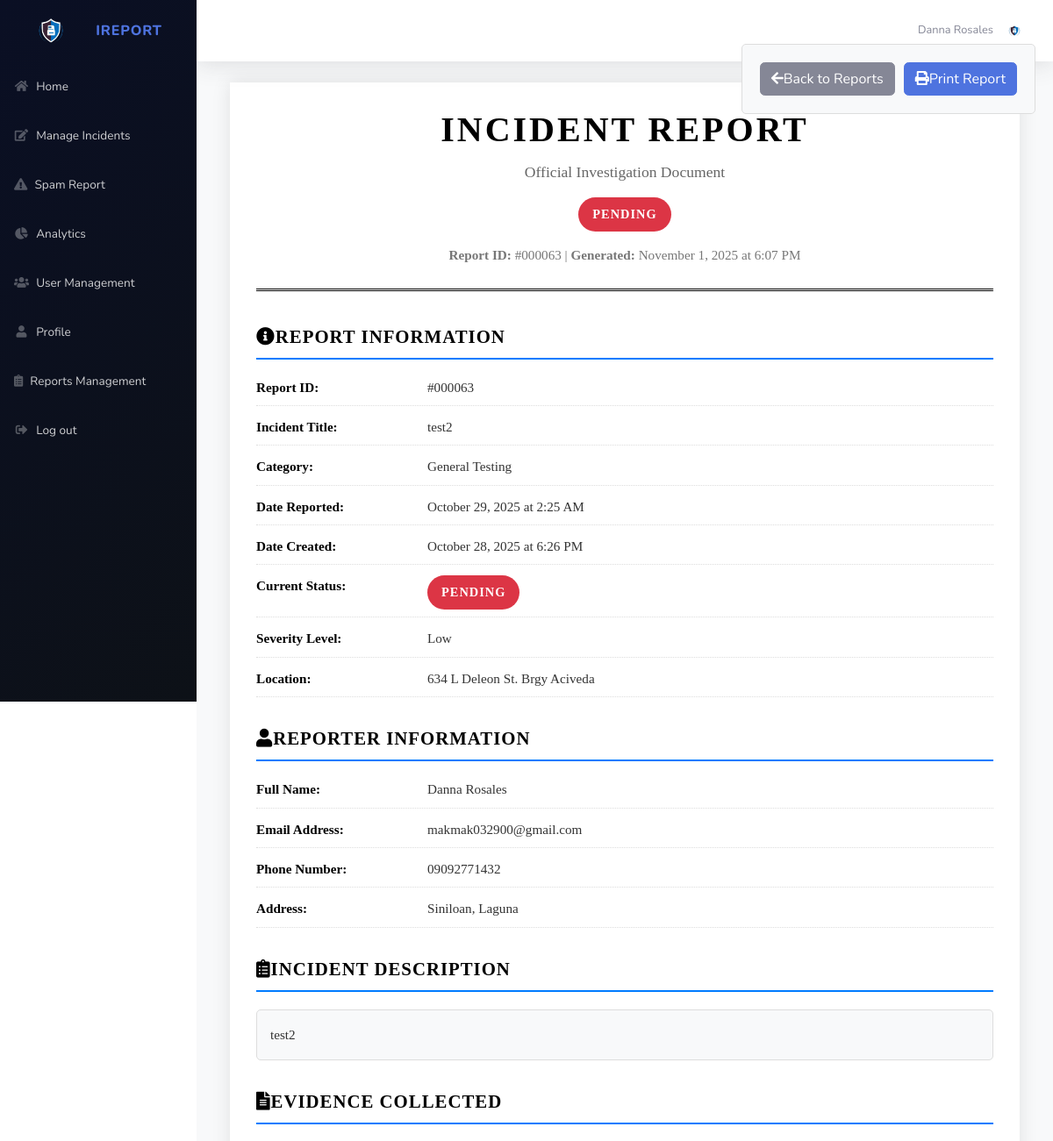
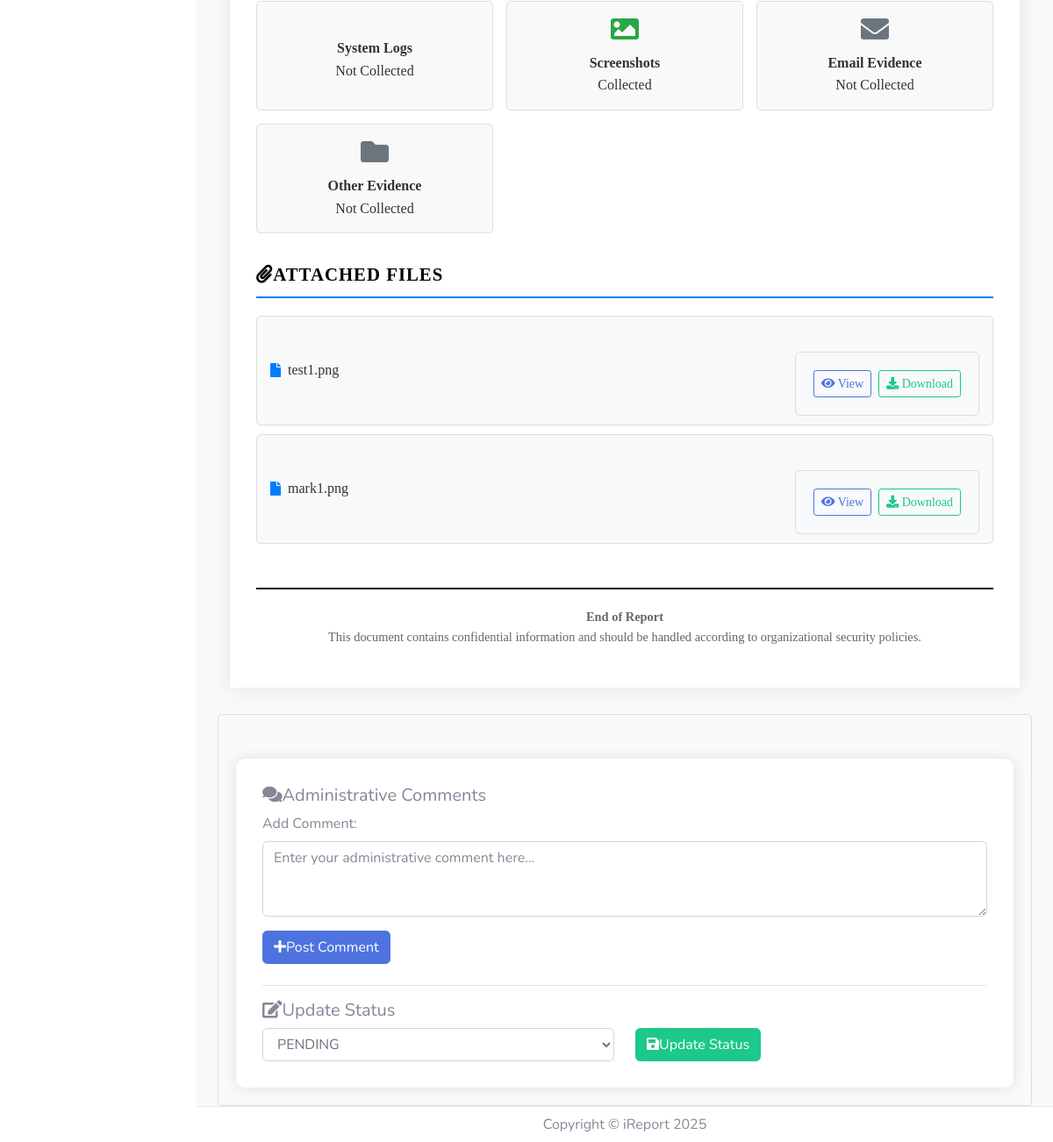
The app's page /admin/spam/view.php?id=63 (signed in) with its own data (2 pictures, top to bottom).
### tables this page shows
CREATE TABLE `spam` (
  `id` int(11) NOT NULL,
  `title` varchar(255) NOT NULL,
  `category` varchar(100) NOT NULL,
  `date` datetime NOT NULL,
  `description` text NOT NULL,
  `system_affected` varchar(255) DEFAULT NULL,
  `location` varchar(255) DEFAULT NULL,
  `severity_level` varchar(50) NOT NULL,
  `full_name` varchar(255) NOT NULL,
  `address` varchar(255) DEFAULT NULL,
  `department` varchar(100) DEFAULT NULL,
  `email` varchar(150) NOT NULL,
  `phone` varchar(50) DEFAULT NULL,
  `systems_affected` text DEFAULT NULL,
  `estimated_impact` varchar(100) DEFAULT NULL,
  `critical_infra` enum('yes','no') DEFAULT NULL,
  `observed_impact` text DEFAULT NULL,
  `actions_taken` text DEFAULT NULL,
  `incident_contained` enum('yes','no') DEFAULT NULL,
  `notified` varchar(255) DEFAULT NULL,
  `evidence_logs` tinyint(1) DEFAULT 0,
  `evidence_screenshots` tinyint(1) DEFAULT 0,
  `evidence_email` tinyint(1) DEFAULT 0,
  `evidence_other` tinyint(1) DEFAULT 0,
  `additional_info` text DEFAULT NULL,
  `created_at` timestamp NOT NULL DEFAULT current_timestamp(),
  `status` varchar(255) DEFAULT 'PENDING',
  `user_id` int(11) DEFAULT NULL,
  `suggestion` text DEFAULT NULL
);

CREATE TABLE `attachment` (
  `id` int(11) NOT NULL,
  `incident_id` varchar(255) DEFAULT NULL,
  `attachment` varchar(255) DEFAULT NULL,
  `filename` varchar(255) DEFAULT NULL
);

### loginverification.php (called while the page is built, shortened)
<?php
function logged_in(){
    if(isset($_SESSION['user_id']) && !empty($_SESSION['user_id'])){
        return true;
    } else {
        return false;
    }
}
function get_logged_user(){
    return [
        'user_id' => $_SESSION['user_id'],
        'name' => $_SESSION['name'] ?? 'Unknown',
        'email' => $_SESSION['email'] ?? '',
        'role' => $_SESSION['role'] ?? 'user',
        'image' => $_SESSION['image'] ?? null
    ];
}
?>

### admin/spam/view.php (the view, shortened to what this page needs)
<?php
include('../../connectMySql.php');
include '../../loginverification.php';
if(logged_in()){
$id = $_GET['id'];
$status = "";
$query = "SELECT a.* FROM spam a
WHERE a.id = '".$id."'";
$result = $conn->query($query);
while ($row = $result->fetch_assoc()) {
$status = $row['status'];
}
$query = "SELECT a.* FROM spam a
WHERE a.id = '".$id."'";
$result = $conn->query($query);
$incident_data = [];
while ($row = $result->fetch_assoc()) {
$incident_data = $row;
$status = $row['status'];
}
?>
<!DOCTYPE html>
<html lang="en">
<head>
    <link rel="stylesheet" href="https://cdnjs.cloudflare.com/ajax/libs/font-awesome/5.15.4/css/all.min.css" />
    <link href="../../css/sb-admin-2.min.css" rel="stylesheet">
    <link rel="stylesheet" href="https://cdn.datatables.net/1.13.8/css/dataTables.bootstrap4.min.css" />
</head>
<body id="page-top">
    <div id="wrapper">
       <?php include'../sidebar.php';?>
        <div id="content-wrapper" class="d-flex flex-column">
            <div id="content">
               <?php include'../nav.php';?>
                <div class="container-fluid">
                    <div class="control-buttons no-print">
                        <a href="index.php" class="btn btn-secondary">
                            <i class="fas fa-arrow-left me-2"></i>Back to Reports
                        </a>
                        <button onclick="window.print()" class="btn btn-primary">
                            <i class="fas fa-print me-2"></i>Print Report
                        </button>
                    </div>
                    <div class="document-container">
                        <div class="document-header">
                            <h1 class="document-title">INCIDENT REPORT</h1>
                            <div class="document-subtitle">Official Investigation Document</div>
                            <div class="status-badge status-<?= strtolower($status) ?>"><?= $status ?></div>
                            <div class="report-meta">
                                <strong>Report ID:</strong> #<?= str_pad($id, 6, '0', STR_PAD_LEFT) ?> |
                                <strong>Generated:</strong> <?= date('F j, Y \a\t g:i A') ?>
                            </div>
                        </div>
                        <div class="section-header">
                            <i class="fas fa-info-circle me-2"></i>Report Information
                        </div>
                        <div class="field-row">
                            <div class="field-label">Report ID:</div>
                            <div class="field-value">#<?= str_pad($id, 6, '0', STR_PAD_LEFT) ?></div>
                        </div>
                        <div class="field-row">
                            <div class="field-label">Incident Title:</div>
                            <div class="field-value"><?= htmlspecialchars($incident_data['title']) ?></div>
                        </div>
                        <div class="field-row">
                            <div class="field-label">Category:</div>
                            <div class="field-value"><?= htmlspecialchars($incident_data['category']) ?></div>
                        </div>
                        <div class="field-row">
                            <div class="field-label">Date Reported:</div>
                            <div class="field-value"><?= date('F j, Y \a\t g:i A', strtotime($incident_data['date'])) ?></div>
                        </div>
                        <div class="field-row">
                            <div class="field-label">Date Created:</div>
                            <div class="field-value"><?= date('F j, Y \a\t g:i A', strtotime($incident_data['created_at'])) ?></div>
                        </div>
                        <div class="field-row">
                            <div class="field-label">Current Status:</div>
                            <div class="field-value">
                                <span class="status-badge status-<?= strtolower($status) ?>"><?= $status ?></span>
                            </div>
                        </div>
                        <div class="field-row">
                            <div class="field-label">Severity Level:</div>
                            <div class="field-value"><?= htmlspecialchars($incident_data['severity_level']) ?></div>
                        </div>
                        <?php if (!empty($incident_data['location'])): ?>
                        <div class="field-row">
                            <div class="field-label">Location:</div>
                            <div class="field-value"><?= htmlspecialchars($incident_data['location']) ?></div>
                        </div>
                        <?php endif; ?>
                        <div class="section-header">
                            <i class="fas fa-user me-2"></i>Reporter Information
                        </div>
                        <div class="field-row">
                            <div class="field-label">Full Name:</div>
                            <div class="field-value"><?= htmlspecialchars($incident_data['full_name']) ?></div>
                        </div>
                        <div class="field-row">
                            <div class="field-label">Email Address:</div>
                            <div class="field-value"><?= htmlspecialchars($incident_data['email']) ?></div>
                        </div>
                        <?php if (!empty($incident_data['phone'])): ?>
                        <div class="field-row">
                            <div class="field-label">Phone Number:</div>
                            <div class="field-value"><?= htmlspecialchars($incident_data['phone']) ?></div>
                        </div>
                        <?php endif; ?>
                        <?php if (!empty($incident_data['address'])): ?>
                        <div class="field-row">
                            <div class="field-label">Address:</div>
                            <div class="field-value"><?= htmlspecialchars($incident_data['address']) ?></div>
                        </div>
                        <?php endif; ?>
                        <div class="section-header">
                            <i class="fas fa-clipboard-list me-2"></i>Incident Description
                        </div>
                        <div class="description-box">
                            <?= nl2br(htmlspecialchars($incident_data['description'])) ?>
                        </div>
                        <div class="section-header">
                            <i class="fas fa-file-alt me-2"></i>Evidence Collected
                        </div>
                        <div class="evidence-grid">
                            <div class="evidence-item">
                                <div><strong>System Logs</strong></div>
                                <div><?= $incident_data['evidence_logs'] ? 'Collected' : 'Not Collected' ?></div>
                            </div>
                            <div class="evidence-item">
                                <i class="fas fa-image <?= $incident_data['evidence_screenshots'] ? 'evidence-yes' : 'evidence-no' ?>"></i>
                                <div><strong>Screenshots</strong></div>
                                <div><?= $incident_data['evidence_screenshots'] ? 'Collected' : 'Not Collected' ?></div>
                            </div>
                            <div class="evidence-item">
                                <i class="fas fa-envelope <?= $incident_data['evidence_email'] ? 'evidence-yes' : 'evidence-no' ?>"></i>
                                <div><strong>Email Evidence</strong></div>
                                <div><?= $incident_data['evidence_email'] ? 'Collected' : 'Not Collected' ?></div>
                            </div>
                            <div class="evidence-item">
                                <i class="fas fa-folder <?= $incident_data['evidence_other'] ? 'evidence-yes' : 'evidence-no' ?>"></i>
                                <div><strong>Other Evidence</strong></div>
                                <div><?= $incident_data['evidence_other'] ? 'Collected' : 'Not Collected' ?></div>
                            </div>
                        </div>
                        <?php
                        $query = "SELECT * FROM attachment WHERE incident_id = '".$id."'";
                        $result = $conn->query($query);
                        if ($result->num_rows > 0):
                        ?>
                        <div class="section-header">
                            <i class="fas fa-paperclip me-2"></i>Attached Files
                        </div>
                        <ul class="attachment-list">
                            <?php
                            while ($row = $result->fetch_assoc()) {
                                $file_extension = pathinfo($row['filename'], PATHINFO_EXTENSION);
                                $is_image = in_array(strtolower($file_extension), ['jpg', 'jpeg', 'png', 'gif', 'bmp', 'webp']);
                                echo '<li class="attachment-item">
                                        <div class="file-info">
                                            <i class="fas fa-file me-2"></i>
                                            <span>'.htmlspecialchars($row['filename']).'</span>
                                        </div>
                                        <div class="file-actions no-print">
                                            <button class="btn btn-sm btn-outline-primary" onclick="viewAttachment(\''.htmlspecialchars($row['attachment']).'\', \''.htmlspecialchars($row['filename']).'\', '.($is_image ? 'true' : 'false').')">
                                                <i class="fas fa-eye"></i> View
                                            </button>
                                            <a href="'.htmlspecialchars($row['attachment']).'" download="'.htmlspecialchars($row['filename']).'" class="btn btn-sm btn-outline-success">
                                                <i class="fas fa-download"></i> Download
                                            </a>
                                        </div>
                                    </li>';
                            }
                            ?>
                        </ul>
                        <?php endif; ?>
                        <div style="margin-top: 50px; border-top: 2px solid #000; padding-top: 20px; text-align: center;">
                            <p style="font-size: 0.9rem; color: #666;">
                                <strong>End of Report</strong><br>
                                This document contains confidential information and should be handled according to organizational security policies.
                            </p>
                        </div>
                    </div>
                    <div class="no-print">
                        <div style="background: white; padding: 30px; margin-top: 30px; border-radius: 10px; box-shadow: 0 0 15px rgba(0,0,0,0.1);">
                            <h5><i class="fas fa-comments me-2"></i>Administrative Comments</h5>
                            <form method="post" class="mb-4">
                                <div class="mb-3">
                                    <label for="commentInput" class="form-label">Add Comment:</label>
                                    <textarea class="form-control" name="comment" id="commentInput" rows="3" placeholder="Enter your administrative comment here..."></textarea>
                                </div>
                                <button type="submit" name="btn_comment" class="btn btn-primary">
                                    <i class="fas fa-plus me-2"></i>Post Comment
                                </button>
                            </form>
                            <hr>
                            <form method="post">
                                <h5><i class="fas fa-edit me-2"></i>Update Status</h5>
                                <div class="row">
                                    <div class="col-md-6">
                                        <select class="form-control" id="status" name="status" required>
                                            <option value="PENDING" <?= ($status == 'PENDING') ? 'selected' : '' ?>>PENDING</option>
                                        </select>
                                    </div>
                                    <div class="col-md-6">
                                        <button name="btn_save" type="submit" class="btn btn-success">
                                            <i class="fas fa-save me-2"></i>Update Status
                                        </button>
                                    </div>
                                </div>
                            </form>
                        </div>
                    </div>            </div>
        </div>
            <?php include'../footer.php';?>
    </div>
</body>
</html>
<?php
}
else
{
    header('location:../../index.php');
}

### admin/nav.php (shortened to what this page needs)
<nav class="navbar navbar-expand navbar-light bg-white topbar mb-4 static-top shadow">
    <ul class="navbar-nav ml-auto">
        <li class="nav-item dropdown no-arrow">
            <a class="nav-link dropdown-toggle" href="#" id="userDropdown" role="button"
                data-toggle="dropdown" aria-haspopup="true" aria-expanded="false">
                <span class="mr-2 d-none d-lg-inline text-gray-600 small">
                    <?php
                    $current_admin = get_logged_user();
                    echo htmlspecialchars($current_admin ? $current_admin['name'] : 'Admin');
                    ?>
                </span>
                <img class="img-profile rounded-circle"
                    src="../../img/logo1.png">
            </a>
        </li>
    </ul>
</nav>

### records on screen
spam: full_name "Danna Rosales", status "PENDING", title "test2", category "General Testing", date "October 29, 2025 at 2:25 AM", created_at "October 28, 2025 at 6:26 PM", severity_level "Low", location "634 L Deleon St. Brgy Aciveda", email "makmak032900@gmail.com", phone "09092771432", address "Siniloan, Laguna", description "test2"
attachment: filename "test1.png"
attachment: filename "mark1.png"

### other values on screen
str_pad($id, 6, '0', STR_PAD_LEFT) "000063"
